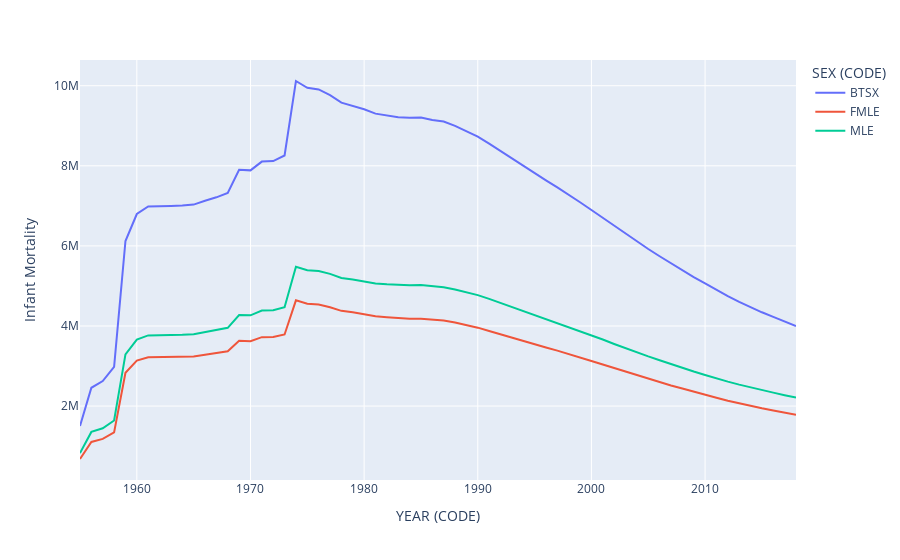
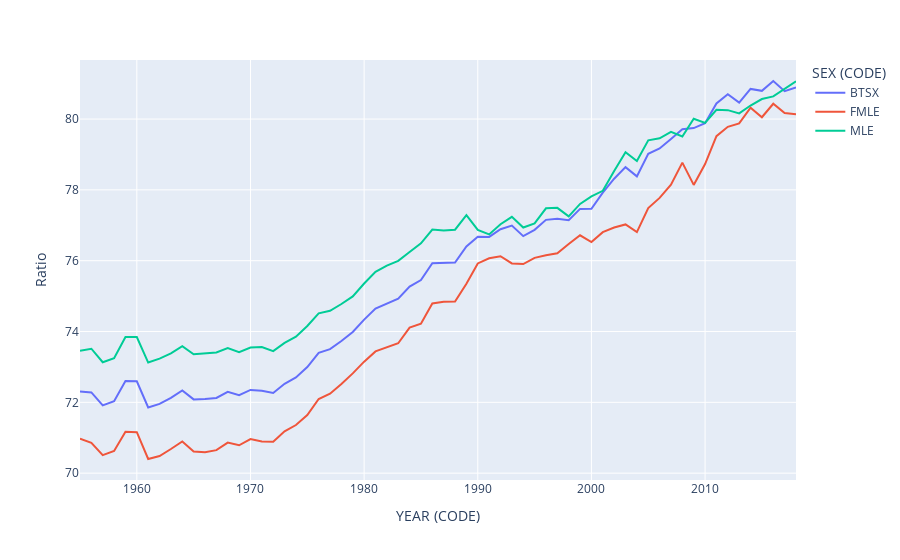

The cell these charts' notebook holds for them, in order:
### Code cell
fig = px.line(Under5df.groupby(['YEAR (CODE)','SEX (CODE)']).sum().reset_index(),
        x='YEAR (CODE)',
        y='Infant Mortality',
        color='SEX (CODE)')
fig.show()
fig = px.line(Under5df.groupby(['YEAR (CODE)','SEX (CODE)']).mean().reset_index(),
        x='YEAR (CODE)',
        y='Ratio',
        color='SEX (CODE)')
fig.show()
